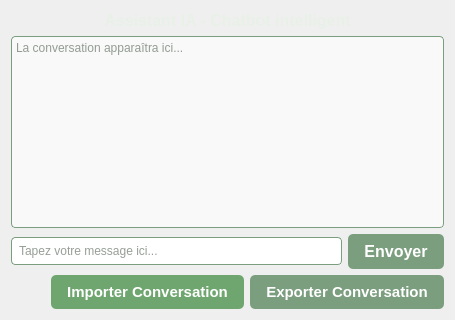
                    <widget class="QWidget" name="pageAI">
                      <layout class="QVBoxLayout" name="aiLayout">
                        <item>
                          <widget class="QLabel" name="aiTitle">
                            <property name="text">
                              <string>Assistant IA - Chatbot intelligent</string>
                            </property>
                            <property name="alignment">
                              <set>Qt::AlignCenter</set>
                            </property>
                            <property name="styleSheet">
                              <string>font-size: 16px; font-weight: bold; color: #E8F0E8;</string>
                            </property>
                          </widget>
                        </item>
                        <item>
                          <widget class="QTextEdit" name="chatDisplay">
                            <property name="readOnly">
                              <bool>true</bool>
                            </property>
                            <property name="styleSheet">
                              <string>background-color: #F8F9F8; color: #2E3D2E; border: 1px solid #7A9E7E; border-radius: 4px;</string>
                            </property>
                            <property name="placeholderText">
                              <string>La conversation apparaîtra ici...</string>
                            </property>
                          </widget>
                        </item>
                        <item>
                          <layout class="QHBoxLayout" name="inputLayout">
                            <item>
                              <widget class="QLineEdit" name="chatInput">
                                <property name="styleSheet">
                                  <string>background-color: #FFFFFF; color: #2E3D2E; border: 1px solid #7A9E7E; border-radius: 4px; padding: 5px;</string>
                                </property>
                                <property name="placeholderText">
                                  <string>Tapez votre message ici...</string>
                                </property>
                              </widget>
                            </item>
                            <item>
                              <widget class="QPushButton" name="btnSendMessage">
                                <property name="text">
                                  <string>Envoyer</string>
                                </property>
                                <property name="styleSheet">
                                  <string>background-color: #7A9E7E; color: #FFFFFF; border: none; border-radius: 5px; font-size: 12pt; font-weight: bold; padding: 8px 16px;</string>
                                </property>
                              </widget>
                            </item>
                          </layout>
                        </item>
                        <item>
                          <layout class="QHBoxLayout" name="buttonLayout">
                            <item>
                              <spacer name="buttonSpacer">
                                <property name="orientation">
                                  <enum>Qt::Horizontal</enum>
                                </property>
                                <property name="sizeHint" stdset="0">
                                  <size>
                                    <width>40</width>
                                    <height>20</height>
                                  </size>
                                </property>
                              </spacer>
                            </item>
                            <item>
                              <widget class="QPushButton" name="btnImportChat">
                                <property name="text">
                                  <string>Importer Conversation</string>
                                </property>
                                <property name="styleSheet">
                                  <string>background-color: #6FA66F; color: #FFFFFF; border: none; border-radius: 5px; font-size: 11pt; font-weight: bold; padding: 8px 16px;</string>
                                </property>
                              </widget>
                            </item>
                            <item>
                              <widget class="QPushButton" name="btnExportChat">
                                <property name="text">
                                  <string>Exporter Conversation</string>
                                </property>
                                <property name="styleSheet">
                                  <string>background-color: #7A9E7E; color: #FFFFFF; border: none; border-radius: 5px; font-size: 11pt; font-weight: bold; padding: 8px 16px;</string>
                                </property>
                              </widget>
                            </item>
                          </layout>
                        </item>
                      </layout>
                    </widget>
